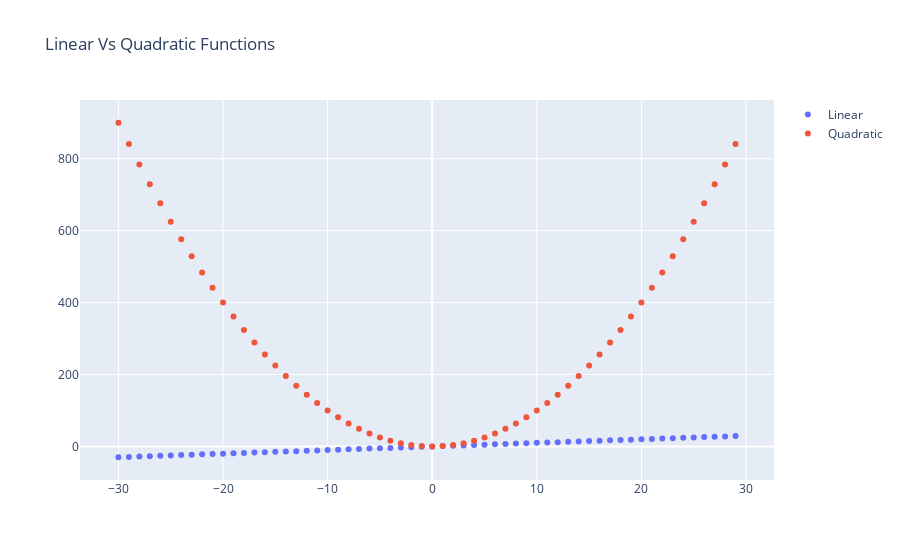

Write notebook code for a chart like this one.
### Markdown cell above
# Advanced Plots

- when we want plot multiple plots we can use plotly.graph_objects

- Subplots can be created in this way, otherwise plotly.express is used

### Code cell
import plotly.graph_objects as go

fig = go.Figure()

x = np.arange(-30, 30)

fig.add_trace(go.Scatter(x=x, y=x**1, mode='markers', name='Linear')) # remove mode='markers' to get a line
fig.add_trace(go.Scatter(x=x, y=x**2, mode='markers', name='Quadratic'))
fig.update_layout(title='Linear Vs Quadratic Functions')
fig.show()

### Figure 1 — Plotly figure (JSON) as saved in the notebook; plotly's stock layout.template omitted (floating-point values rounded to 4 significant figures)
{"data": [{"mode": "markers", "name": "Linear", "type": "scatter", "x": [-30, -29, -28, -27, -26, -25, -24, -23, -22, -21, -20, -19, -18, -17, -16, -15, -14, -13, -12, -11, -10, -9, -8, -7, -6, -5, -4, -3, -2, -1, 0, 1, 2, 3, 4, 5, 6, 7, 8, 9, 10, 11, 12, 13, 14, 15, 16, 17, 18, 19, 20, 21, 22, 23, 24, 25, 26, 27, 28, 29], "y": [-30, -29, -28, -27, -26, -25, -24, -23, -22, -21, -20, -19, -18, -17, -16, -15, -14, -13, -12, -11, -10, -9, -8, -7, -6, -5, -4, -3, -2, -1, 0, 1, 2, 3, 4, 5, 6, 7, 8, 9, 10, 11, 12, 13, 14, 15, 16, 17, 18, 19, 20, 21, 22, 23, 24, 25, 26, 27, 28, 29]}, {"mode": "markers", "name": "Quadratic", "type": "scatter", "x": [-30, -29, -28, -27, -26, -25, -24, -23, -22, -21, -20, -19, -18, -17, -16, -15, -14, -13, -12, -11, -10, -9, -8, -7, -6, -5, -4, -3, -2, -1, 0, 1, 2, 3, 4, 5, 6, 7, 8, 9, 10, 11, 12, 13, 14, 15, 16, 17, 18, 19, 20, 21, 22, 23, 24, 25, 26, 27, 28, 29], "y": [900, 841, 784, 729, 676, 625, 576, 529, 484, 441, 400, 361, 324, 289, 256, 225, 196, 169, 144, 121, 100, 81, 64, 49, 36, 25, 16, 9, 4, 1, 0, 1, 4, 9, 16, 25, 36, 49, 64, 81, 100, 121, 144, 169, 196, 225, 256, 289, 324, 361, 400, 441, 484, 529, 576, 625, 676, 729, 784, 841]}], "layout": {"autosize": true, "title": {"text": "Linear Vs Quadratic Functions"}, "xaxis": {"autorange": true, "range": [-33.56, 32.56], "type": "linear"}, "yaxis": {"autorange": true, "range": [-106.7, 976.7], "type": "linear"}}}
